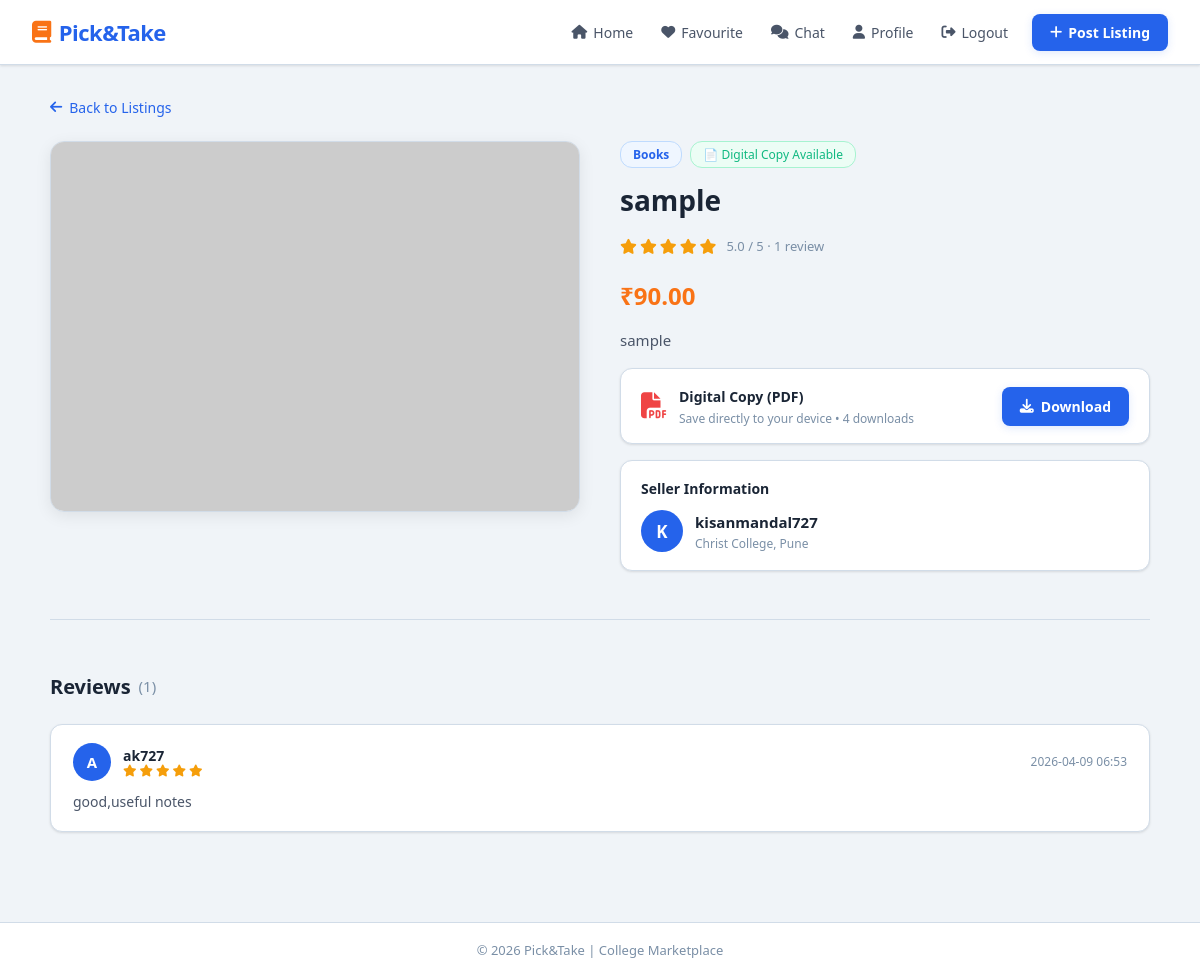
Screenshot of /listing/fcd35a3f with the database file from the repository.
### tables this page shows
CREATE TABLE listings (
                id          TEXT PRIMARY KEY,
                title       TEXT NOT NULL,
                price       INTEGER DEFAULT 0,
                username    TEXT NOT NULL,
                image       TEXT DEFAULT '',
                category    TEXT NOT NULL,
                description TEXT DEFAULT '',
                pdf_file    TEXT DEFAULT '',
                sold        INTEGER DEFAULT 0,
                created_at  TIMESTAMP DEFAULT CURRENT_TIMESTAMP
            , downloads INTEGER DEFAULT 0);

CREATE TABLE users (
                id       INTEGER PRIMARY KEY,
                email    TEXT UNIQUE NOT NULL,
                password TEXT NOT NULL,
                name     TEXT,
                username TEXT,
                college  TEXT,
                bio      TEXT DEFAULT '',
                avatar   TEXT DEFAULT '',
                is_admin INTEGER DEFAULT 0,
                banned   INTEGER DEFAULT 0
            );

CREATE TABLE reviews (
        id INTEGER PRIMARY KEY AUTOINCREMENT,
        listing_id TEXT NOT NULL,
        reviewer TEXT NOT NULL,
        stars INTEGER NOT NULL,
        message TEXT DEFAULT '',
        ts TEXT NOT NULL
    );

### app.py (the view)
@app.route("/listing/<listing_id>")
def listing_detail(listing_id):
    with get_db() as conn:
        cur = conn.cursor()
        cur.execute("SELECT * FROM listings WHERE id=%s", (listing_id,))
        _row = cur.fetchone()
        listing = dict(_row) if _row else None
        if not listing:
            flash("Listing not found.", "error")
            return redirect(url_for("home"))
        cur.execute("SELECT * FROM users WHERE name=%s", (listing["username"],))
        _s = cur.fetchone()
        seller = dict(_s) if _s else None
        cur.execute("SELECT * FROM reviews WHERE listing_id=%s ORDER BY id DESC", (listing_id,))
        reviews = [dict(r) for r in cur.fetchall()]
        avg_stars = round(sum(r["stars"] for r in reviews) / len(reviews), 1) if reviews else 0
        user_reviewed = any(r["reviewer"] == session.get("name") for r in reviews)
    is_owner = session.get("name") == listing["username"]
    return render_template("listing.html", listing=listing, seller=seller,
                           is_owner=is_owner, reviews=reviews,
                           avg_stars=avg_stars, user_reviewed=user_reviewed)

### app.py (called while the page is built)
def get_db():
    if USE_POSTGRES:
        conn = psycopg2.connect(
            DATABASE_URL,
            cursor_factory=psycopg2.extras.RealDictCursor
        )
        return conn
    else:
        return SQLiteConnWrapper("picktake.db")

    def execute(self, sql, params=()):
        sql = sql.replace("%s", "?")
        self._cur.execute(sql, params)

    def fetchone(self):
        row = self._cur.fetchone()
        if row is None:
            return None
        cols = [d[0] for d in self._cur.description]
        return dict(zip(cols, row))

    def fetchall(self):
        rows = self._cur.fetchall()
        if not rows:
            return []
        cols = [d[0] for d in self._cur.description]
        return [dict(zip(cols, r)) for r in rows]

    def cursor(self):
        return SQLiteCursor(self._conn)

    def __enter__(self):
        return self

    def __exit__(self, *args):
        self._conn.commit()
        self._conn.close()

### templates/listing.html (shortened to what this page needs)
{% extends "base.html" %}
{% block extra_css %}
  <link rel="stylesheet" href="{{ url_for('static', filename='css/listing.css') }}">
{% endblock %}
{% block content %}
<div class="listing-detail-container">
  <a href="{{ url_for('home') }}" class="back-link">
    <i class="fa fa-arrow-left"></i> Back to Listings
  </a>
  <div class="listing-grid">
    <div class="listing-image-box">
      {% if listing.image %}
        <img src="{{ listing.image }}" alt="{{ listing.title }}"
             onerror="this.src='https://placehold.co/600x420/eff6ff/2563eb?text={{ listing.title|urlencode }}'">
      {% else %}
        <img src="https://placehold.co/600x420/eff6ff/2563eb?text={{ listing.title|urlencode }}" alt="{{ listing.title }}">
      {% endif %}
    </div>
    <div class="listing-info">
      <div class="tags">
        <span class="tag-category">{{ listing.category }}</span>
        {% if listing.pdf_file %}
          <span class="tag-digital">📄 Digital Copy Available</span>
        {% endif %}
      </div>
      <h1>{{ listing.title }}</h1>
      {% if reviews %}
        <div class="rating-summary">
          <div class="stars-display">
            {% for i in range(1, 6) %}
              <i class="fa fa-star {% if i <= avg_stars %}filled{% endif %}"></i>
            {% endfor %}
          </div>
          <span class="rating-text">{{ avg_stars }} / 5 · {{ reviews|length }} review{{ 's' if reviews|length != 1 }}</span>
        </div>
      {% endif %}
      <p class="detail-price">₹{{ listing.price }}.00</p>
      {% if listing.description %}
        <p class="detail-desc">{{ listing.description }}</p>
      {% endif %}
      {% if listing.pdf_file %}
        <div class="pdf-box">
          <div class="pdf-info">
            <i class="fa fa-file-pdf pdf-icon"></i>
            <div>
              <strong>Digital Copy (PDF)</strong>
              <p>Save directly to your device • {{ listing.downloads }} downloads</p>
            </div>
          </div>
          <a href="{{ url_for('download_pdf', listing_id=listing.id) }}" class="download-btn">
            <i class="fa fa-download"></i> Download
          </a>
        </div>
      {% endif %}
      <div class="seller-box">
        <h4>Seller Information</h4>
        <div class="seller-row">
          <div class="seller-avatar">{{ listing.username[0]|upper }}</div>
          <div>
            <a href="{{ url_for('public_profile', username=listing.username) }}"
               class="seller-name" style="text-decoration:none;color:var(--text);font-weight:600;">
              {{ listing.username }}
            </a>
            {% if seller and seller.college %}
              <p class="seller-college">{{ seller.college }}</p>
            {% endif %}
          </div>
        </div>
      </div>
    </div>
  </div>
  <div class="reviews-section">
    <div class="reviews-header">
      <h2>Reviews
        {% if reviews %}
          <span class="reviews-count">({{ reviews|length }})</span>
        {% endif %}
      </h2>
    </div>
    {% if reviews %}
      <div class="reviews-list">
        {% for r in reviews %}
          <div class="review-card">
            <div class="review-top">
              <div class="review-avatar">{{ r.reviewer[0]|upper }}</div>
              <div class="review-meta">
                <strong>{{ r.reviewer }}</strong>
                <div class="stars-display small">
                  {% for i in range(1, 6) %}
                    <i class="fa fa-star {% if i <= r.stars %}filled{% endif %}"></i>
                  {% endfor %}
                </div>
              </div>
              <span class="review-date">{{ r.ts }}</span>
            </div>
            {% if r.message %}
              <p class="review-message">{{ r.message }}</p>
            {% endif %}
          </div>
        {% endfor %}
      </div>
    {% else %}
      <div class="no-reviews">
        <i class="fa fa-star"></i>
        <p>No reviews yet. Be the first to review!</p>
      </div>
    {% endif %}
  </div>
</div>
{% endblock %}

### templates/base.html (shortened to what this page needs)
<!DOCTYPE html>
<html>
<head>
  <link rel="stylesheet" href="{{ url_for('static', filename='css/common.css') }}">
  {% block extra_css %}{% endblock %}
  <link rel="stylesheet" href="https://cdnjs.cloudflare.com/ajax/libs/font-awesome/6.5.0/css/all.min.css">
</head>
<body>
<div class="header">
  <div class="logo"><i class="fa fa-book"></i> Pick&amp;Take</div>
  <div class="menu" id="navMenu">
    <a href="{{ url_for('home') }}"><i class="fa fa-house"></i> Home</a>
    <a href="{{ url_for('profile', tab='saved') }}"><i class="fa fa-heart"></i> Favourite</a>
    <a href="{{ url_for('chat') }}"><i class="fa fa-comments"></i> Chat</a>
    <a href="{{ url_for('profile') }}"><i class="fa fa-user"></i> Profile</a>
    <a href="{{ url_for('logout') }}"><i class="fa fa-right-from-bracket"></i> Logout</a>
    <a href="{{ url_for('post_listing') }}" class="post-btn"><i class="fa fa-plus"></i> Post Listing</a>
  </div>
</div>
{% block content %}{% endblock %}
<div class="footer">© 2026 Pick&amp;Take | College Marketplace</div>
</body>
</html>

### static/css/common.css (style rules this page uses)
:root { --bg: #f0f4f8; --bg2: #e8eef5; --surface: #ffffff; --surface2: #f7fafc; --border: #d1dce8; --border2: #c0cfde; --text: #1a2535; --text2: #4a5568; --text3: #7a8fa6; --accent: #2563eb; --accent2: #1d4ed8; --accent-light: #eff6ff; --accent-glow: rgba(37,99,235,0.15); --orange: #f97316; --orange-light: #fff7ed; --green: #10b981; --green-light: #ecfdf5; --red: #ef4444; --red-light: #fef2f2; --header-h: 64px; --shadow-sm: 0 1px 3px rgba(0,0,0,0.08), 0 1px 2px rgba(0,0,0,0.04); --shadow: 0 4px 16px rgba(0,0,0,0.08); --shadow-lg: 0 10px 40px rgba(0,0,0,0.12); --radius: 12px; --radius-sm: 8px; }
html { height: 100%; margin: 0; overflow-x: hidden; }
body { display: flex; flex-direction: column; min-height: 100vh; margin: 0; overflow-x: hidden; max-width: 100vw; font-family: 'Segoe UI', system-ui, -apple-system, sans-serif; background: var(--bg); color: var(--text); }
.header { display: flex; justify-content: space-between; align-items: center; padding: 0 32px; height: var(--header-h); background: var(--surface); border-bottom: 1px solid var(--border); box-shadow: var(--shadow-sm); position: sticky; top: 0; z-index: 100; flex-shrink: 0; }
.logo { font-size: 22px; font-weight: 800; color: var(--accent); letter-spacing: -0.5px; display: flex; align-items: center; gap: 8px; }
.logo i { color: var(--orange); }
.menu { display: flex; align-items: center; gap: 4px; }
.menu a { display: inline-flex; align-items: center; gap: 6px; padding: 8px 12px; text-decoration: none; color: var(--text2); font-weight: 500; font-size: 14px; border-radius: var(--radius-sm); transition: all 0.2s; }
.menu a::after { display: none; }
.menu i { font-size: 14px; }
.post-btn { background: var(--accent) !important; color: #fff !important; padding: 9px 18px !important; border-radius: 8px !important; font-weight: 600 !important; box-shadow: 0 2px 8px var(--accent-glow) !important; transition: all 0.2s !important; margin-left: 8px; }
.post-btn::after { display: none !important; }
.footer { background: var(--surface); border-top: 1px solid var(--border); color: var(--text3); text-align: center; padding: 18px; font-size: 13px; flex-shrink: 0; margin-top: auto; }

### rows the page displays
listings: category "Books", title "sample", price "90", description "sample", downloads "4", username "K", username "kisanmandal727"
users: college "Christ College, Pune"
reviews: reviewer "A", reviewer "ak727", stars 5 (drawn), ts "2026-04-09 06:53", message "good,useful notes"

### other values shown
{{ avg_stars }} "5.0"
{{ reviews|length }} "1"
